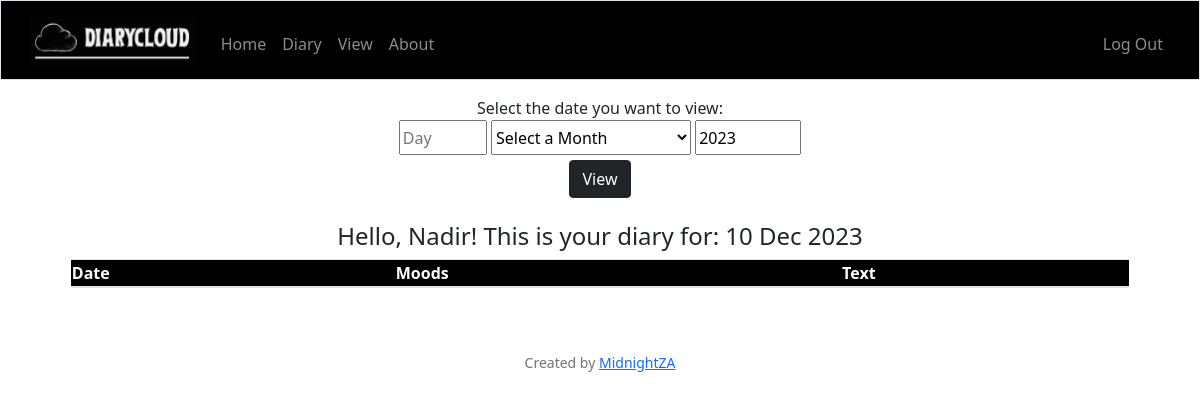
Before: /view (signed in) with the older database file.
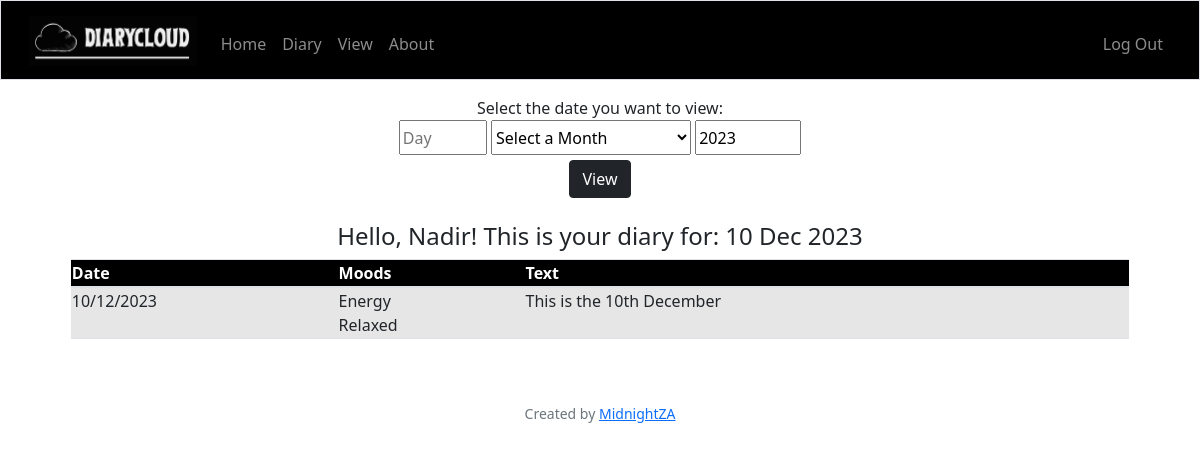
After: the same page with the newer database file.
### tables this page shows
CREATE TABLE 'userdata' ("id" INTEGER PRIMARY KEY AUTOINCREMENT UNIQUE NOT NULL, "mood" TEXT, "user_id" TEXT NOT NULL, 'year'  DATETIME NOT NULL  , 'month'  DATETIME NOT NULL  , 'day'  DATETIME NOT NULL  , 'notes' TEXT, 'image' BLOB, 'text' TEXT, FOREIGN KEY ("user_id") REFERENCES users(id));

### app.py (the view, shortened to what this page needs)
@app.route("/view", methods=["GET", "POST"])
@login_required
def view():
    userid = db.execute("SELECT name FROM users WHERE id = ?;", session['user_id'])[0]['name'].capitalize()
    apology = ""
    if request.method == "GET":
        date = datetime.now()
        year = date.year
        month = date.month
        day = date.day
        try:
            text_db = db.execute("SELECT day, month, year, mood, text FROM userdata WHERE user_id=? AND day=? AND month=? AND year=?;",session['user_id'],day, month, year)
        except:
            text_db = "No text found from GET"
        print(text_db)
        return render_template("view.html", name=userid, text_db=text_db, day=day, month=calendar.month_abbr[int(month)], year=year, apology=apology)

### app.py (called while the page is built)
@app.after_request
def after_request(response):
    response.headers["Cache-Control"] = "no-cache, no-store, must-revalidate"
    response.headers["Expires"] = 0
    response.headers["Pragma"] = "no-cache"
    return response

### helpers.py (called while the page is built)
def login_required(f):
    @wraps(f)
    def decorated_function(*args, **kwargs):
        if session.get("user_id") is None:
            return redirect("/login")
        return f(*args, **kwargs)
    return decorated_function

### templates/view.html (shortened to what this page needs)
{% extends "layout.html" %}
{% block main %}
    <div>
        <form action="/view" method="post">
            <p>Select the date you want to view: </p>
            <input type="number" name="day" id="day" placeholder="Day" min="1" max="31" autocomplete="off">
            <select class="month" name="month" id="month" value="{{ month }}">
                <option value="0">Select a Month</option>
            </select>
            <input type="number" name="year" id="year" placeholder="Year" min="2000" max="2050" value="{{ year }}" autocomplete="off">
            <br>
            <button class="btn btn-dark" id="view" type="submit">View</button>
        </form>
        <br>
        <h4>Hello, {{ name }}! This is your diary for: {{ day }} {{ month }} {{ year }}</h4>
        <div class="diaryview">
            <table class="table table-hover table-striped">
                <thead style="background-color: black; color: white;">
                    <tr>
                        <th class="text-start">Date</th>
                        <th class="text-start">Moods</th>
                        <th class="text-start">Text</th>
                    </tr>
                </thead>
                <tbody>
                    {% for row in text_db %}
                        <tr>
                            <td class="text-start">{{ row.day }}/{{ row.month }}/{{ row.year }}</td>
                            <td class="text-start">
                                {% if not row.mood %}
                                    -
                                {% else %}
                                    {% for word in row.mood.split() %}
                                        {{ word | capitalize }}
                                        <br>
                                    {% endfor %}
                                {% endif %}
                            </td>
                            <td class="text-start">
                                {% if not row.text %}
                                    -
                                {% else %}
                                    {{ row.text }}
                                {% endif %}
                            </td>
                        </tr>
                    {% endfor %}
                </tbody>
            </table>
        </div>
    </div>
{% endblock %}

### templates/layout.html (shortened to what this page needs)
<!DOCTYPE html>
<html lang="en">
    <head>
        <link rel="stylesheet" href="https://cdn.jsdelivr.net/npm/bootstrap@4.1.3/dist/css/bootstrap.min.css">
        <link href="https://cdn.jsdelivr.net/npm/bootstrap@5.1.3/dist/css/bootstrap.min.css" rel="stylesheet">
        <link href="/static/styles.css" rel="stylesheet">
    </head>
    <body>
        <nav class="border navbar navbar-expand-md navbar-dark" style="background-color: black;">
            <div class="container-fluid">
                <a class="navbar-brand" href="/"><img src="static/logo_main.png" alt="Logo of DiaryCloud" height="50" filter=""></a>
                <div class="collapse navbar-collapse" id="navbar">
                    {% if session["user_id"] %}
                        <ul class="navbar-nav me-auto mt-2">
                            <li class="nav-item"><a class="nav-link" href="/">Home</a></li>
                            <li class="nav-item"><a class="nav-link" href="/diary">Diary</a></li>
                            <li class="nav-item"><a class="nav-link" href="/view">View</a></li>
                            <li class="nav-item"><a class="nav-link" href="/about">About</a></li>
                        </ul>
                        <ul class="navbar-nav ms-auto mt-2">
                            <li class="nav-item"><a class="nav-link" href="/logout">Log Out</a></li>
                        </ul>
                    {% endif %}
                </div>
            </div>
        </nav>
        <main class="container-fluid py-5 text-center">
            {% block main %}{% endblock %}
        </main>
        <footer class="mb-5 small text-center text-muted">
            Created by <a href="https://github.com/MidnightZA">MidnightZA</a>
        </footer>
    </body>
</html>

### static/styles.css (style rules this page uses)
nav .navbar-brand { font-size: xx-large; filter: invert(1); }
input { height: 35px; }
#view { margin-top: 5px; }
p { margin-top: 0; margin-bottom: 0; }
div.diaryview { background-color: inherit; text-align: left; padding-left: 5%; padding-right: 5%; }
.table>:not(caption)>*>* { padding: 1px; }
select.month { height: 35px; width:200px; }
.py-5 { padding-top: 1rem!important; padding-bottom: 3rem!important; }

Changed rows visible on the page:
added userdata: day "10", month "12", year "2023", word "Energy" "Relaxed", text "This is the 10th December"
